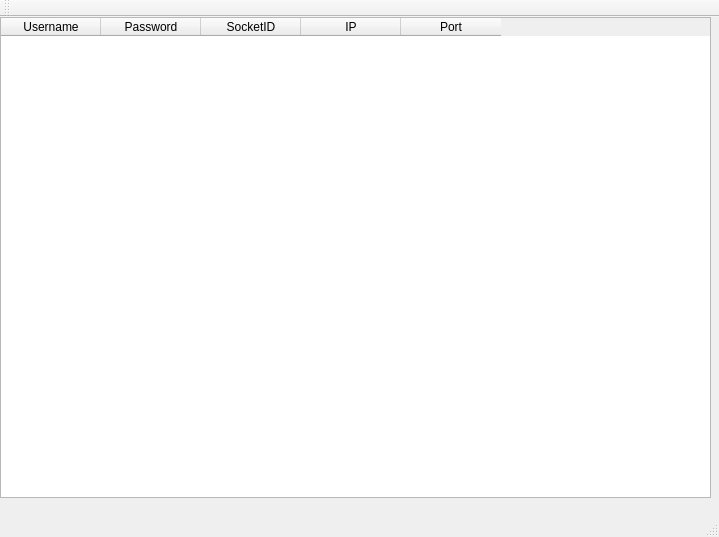
<?xml version="1.0" encoding="UTF-8"?>
<ui version="4.0">
 <class>MainWindow</class>
 <widget class="QMainWindow" name="MainWindow">
  <property name="geometry">
   <rect>
    <x>0</x>
    <y>0</y>
    <width>719</width>
    <height>537</height>
   </rect>
  </property>
  <property name="windowTitle">
   <string>MainWindow</string>
  </property>
  <widget class="QWidget" name="centralWidget">
   <widget class="QTableWidget" name="tableWidget">
    <property name="geometry">
     <rect>
      <x>0</x>
      <y>0</y>
      <width>711</width>
      <height>481</height>
     </rect>
    </property>
    <column>
     <property name="text">
      <string>Username</string>
     </property>
    </column>
    <column>
     <property name="text">
      <string>Password</string>
     </property>
    </column>
    <column>
     <property name="text">
      <string>SocketID</string>
     </property>
    </column>
    <column>
     <property name="text">
      <string>IP</string>
     </property>
    </column>
    <column>
     <property name="text">
      <string>Port</string>
     </property>
    </column>
   </widget>
  </widget>
  <widget class="QMenuBar" name="menuBar">
   <property name="geometry">
    <rect>
     <x>0</x>
     <y>0</y>
     <width>719</width>
     <height>23</height>
    </rect>
   </property>
  </widget>
  <widget class="QToolBar" name="mainToolBar">
   <attribute name="toolBarArea">
    <enum>TopToolBarArea</enum>
   </attribute>
   <attribute name="toolBarBreak">
    <bool>false</bool>
   </attribute>
  </widget>
  <widget class="QStatusBar" name="statusBar"/>
 </widget>
 <layoutdefault spacing="6" margin="11"/>
 <resources/>
 <connections/>
</ui>
